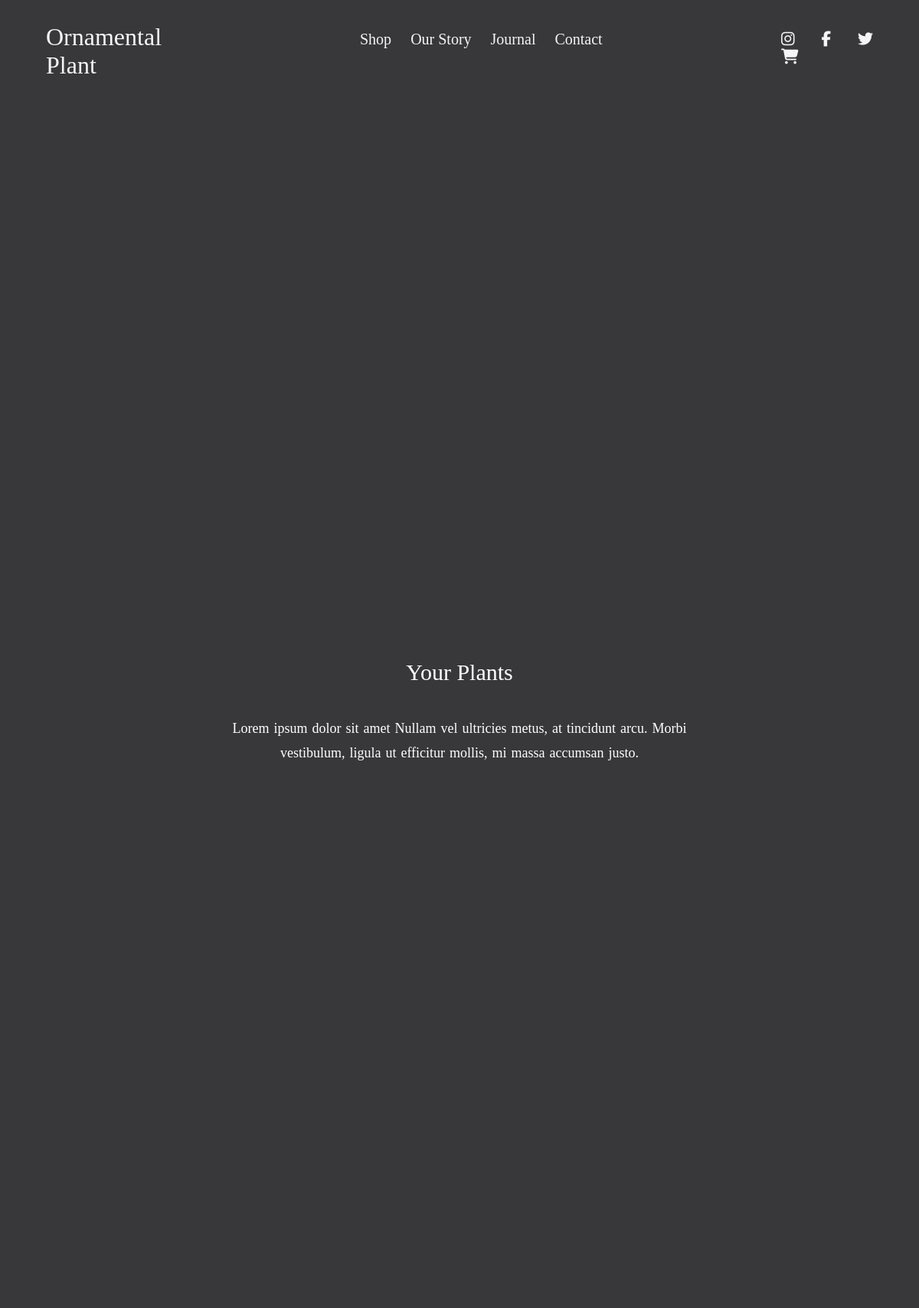
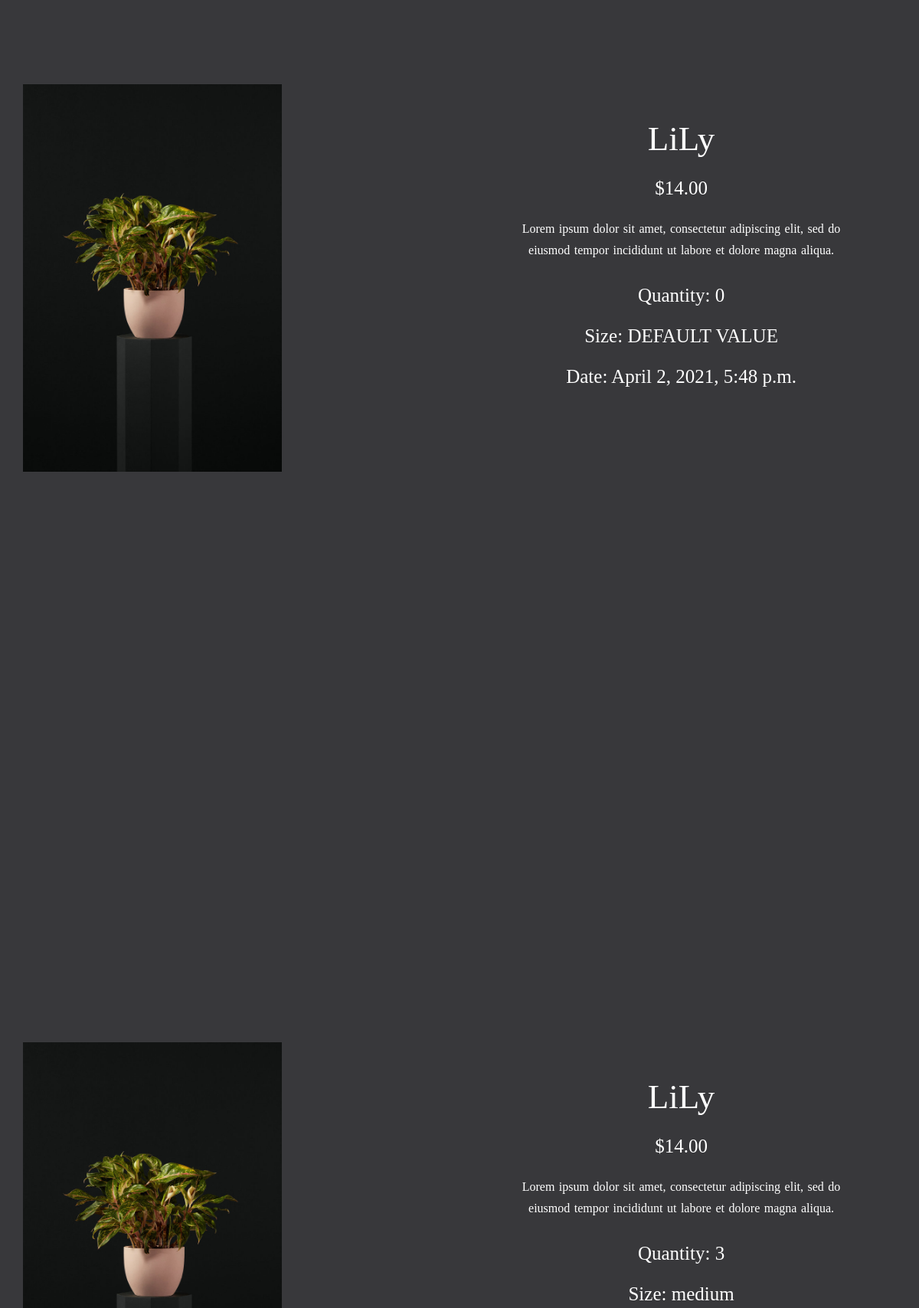
/deal/ (signed in, upper part), run on the app's committed database (2 pictures, top to bottom).
### shop/models.py (models this page shows)
class Deal(models.Model):
    user = models.ForeignKey(User, on_delete=models.CASCADE)
    product = models.ForeignKey(Product, on_delete=models.CASCADE)
    date_posted = models.DateTimeField(default=timezone.now)
    size = models.CharField(max_length=100, default='DEFAULT VALUE')
    quantity = models.IntegerField(default = 0, null=True, blank = True)

class Product(models.Model):
    name = models.CharField(max_length=100)
    cost = models.IntegerField()
    image1 = models.ImageField(null=True, blank=True, upload_to="images/")
    image2 = models.ImageField(null=True, blank=True, upload_to="images/")
    quantity = models.IntegerField()

### shop/views.py (the view)
# urls.py: path('deal/', views.seenDeal, name='seenDeals')
@login_required(login_url='login')
def seenDeal(request):
    query = Deal.objects.filter(user=request.user)
    content = {
        "object_deal": query
    }
    return render(request, 'shop/deals.html', content)

### shop/templates/shop/deals.html (shortened to what this page needs)
{% load static %}
<!DOCTYPE html>
<html lang="en">
<head>
    <link rel="stylesheet" href="{% static 'shop/vendors/css/grid.css' %}" />
    <link rel="stylesheet" href="{% static 'shop/resources/css/deals.css' %}" />
</head>
<body>
    <header class="header">
        <nav class="sticky">
            <div class="header-title">
                <div class="header-title-text">
                    <a href="{% url 'home' %}">Ornamental Plant</a>
                </div>
            </div>
            <div class="header-nav">
                <ul class="main-nav">
                    <li><a href="{% url 'shopPage' %}">Shop</a></li>
                    <li><a href="{% url 'story' %}">Our Story</a></li>
                    <li id="journal"><a href="{% url 'journal' %}">Journal</a></li>
                    <li><a href="{% url 'contact' %}">Contact</a></li>
                </ul>
            </div>
            <div class="header-actions">
                <ul class="socials">
                    <li>
                        <a href="https://www.instagram.com/"><i class="fab fa-instagram"></i></a>
                    </li>
                    <li>
                        <a href="https://www.facebook.com/"><i class="fab fa-facebook-f"></i></a>
                    </li>
                    <li>
                        <a href="https://twitter.com/"><i class="fab fa-twitter"></i></a>
                    </li>
                    <li>
                        <a href="{% url 'shopPage' %}"><i class="fas fa-shopping-cart"></i></a>
                    </li>
                </ul>
            </div>
        </nav>
    </header>
    <section class="product-details">
        <div class="row">
            <div class="topic">
                <h1>Your Plants</h1>
                <p>
                  Lorem ipsum dolor sit amet Nullam vel ultricies metus, at tincidunt
                  arcu. Morbi <br />
                  vestibulum, ligula ut efficitur mollis, mi massa accumsan justo.
                </p>
            </div>
        </div>
        {% if object_deal %}
            {% for instant in object_deal %}
            <div class="row">
                <div class="details">
                    <div class="col span-1-of-2">
                        <div class="box-slide">
                            <div class="product-img active"><img src="{{ instant.product.image1.url }}" id="img1"></div>
                        </div>
                    </div>
                    <div class="col span-1-of-2">
                        <div class="form">
                            <h1>{{ instant.product.name }}</h1>
                            <h2 id="cost">${{ instant.product.cost }}.00</h2>
                            <p>
                                Lorem ipsum dolor sit amet, consectetur adipiscing elit, sed do
                                <br />
                                eiusmod tempor incididunt ut labore et dolore magna aliqua.
                            </p>
                            <h2>Quantity: {{ instant.quantity }}</h2>
                            <h2>Size: {{ instant.size }}</h2>
                            <h2>Date: {{ instant.date_posted }}</h2>
                        </div>
                    </div>
                </div>
            </div>
            {% endfor %}
        {% else %}
        <h1>hello</h1>
        {% endif %}
    </section>
</body>
</html>

### shop/static/shop/resources/css/deals.css (style rules this page uses)
* { margin: 0; padding: 0; box-sizing: border-box; }
body { overflow-x: hidden; }
html { background-color: #ffffff; color: #5a5a5a; font-family: "Playfair Display", serif; font-size: 20px; text-rendering: optimizeLegibility; }
.row { width: 1140px; margin: 0 auto; }
a { text-decoration: none; color: whitesmoke; }
ul { list-style: none; }
li { display: inline-block; }
.header { background-color: #38383b; height: 16vmax; }
.header-title { width: 25%; float: left; }
.header-nav { width: 50%; float: left; }
.header-actions { width: 25%; float: left; }
.header-title-text { margin: 30px 60px; }
.header-title-text a { font-size: 32px; font-weight: 400; }
.socials { margin-left: 40%; margin-top: 40px; }
.main-nav { margin-left: 25%; margin-top: 40px; }
.main-nav li { margin-left: 20px; }
.socials li { margin-right: 30px; }
.sticky { position: fixed; top: 0; left: 0; width: 100%; z-index: 900; }
.product-details { background-color: #38383b; }
#img1 { width: 45%; }
.box-slide { width: 100%; overflow: hidden; }
.product-img { opacity: 0; visibility: hidden; position: absolute; }
.product-img.active { opacity: 1; visibility: visible; }
.form { color: #ffffff; text-align: center; margin-top: 8%; }
.form h1 { font-size: 45px; font-weight: 100; margin-bottom: 25px; }
.form h2 { font-size: 25px; font-weight: 100; margin-bottom: 25px; }
.form p { font-size: 16px; word-spacing: 1.5px; line-height: 180%; margin-bottom: 30px; }
.details { margin-top: 15vmax; }
.topic { color: white; text-align: center; }
.topic h1 { font-weight: 100; margin-bottom: 40px; }
.topic p { font-size: 18px; word-spacing: 1.5px; line-height: 180%; }

### data on the page
Deal: product.image1 (picture), product.name "LiLy", product.cost "14", quantity "0", size "DEFAULT VALUE", date_posted "April 2, 2021, 5:48 p.m."
Deal: product.image1 (picture), product.name "LiLy", product.cost "14", quantity "3", size "medium"
